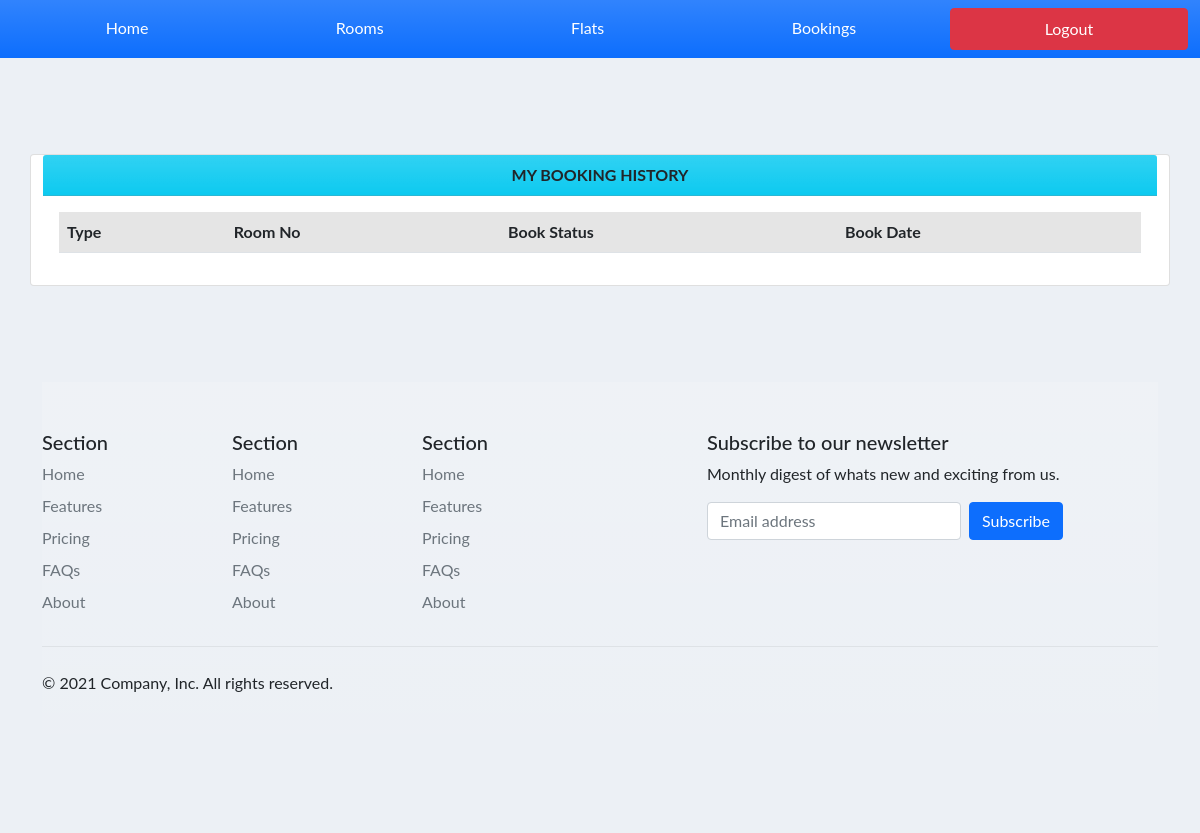
The app's page /view_bookings.php (signed in), older data.
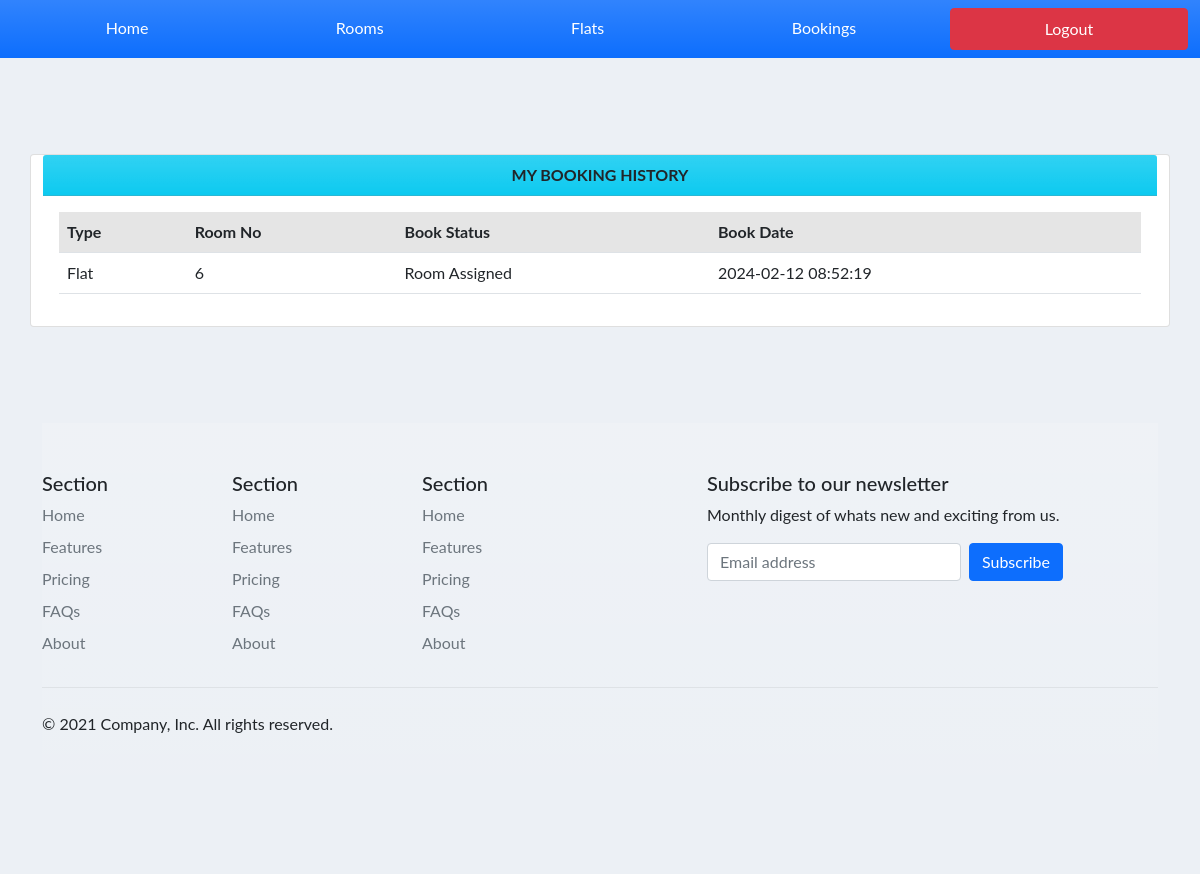
The same page, newer data.
### tables this page shows
CREATE TABLE `bookings` (
  `bookingId` int(11) NOT NULL,
  `roomId` int(11) NOT NULL DEFAULT 0,
  `custId` int(11) NOT NULL,
  `booking_date` timestamp NOT NULL DEFAULT current_timestamp() ON UPDATE current_timestamp(),
  `booking_status` varchar(255) NOT NULL DEFAULT 'Pending',
  `room_no` varchar(255) NOT NULL DEFAULT 'Not Assigned',
  `room_type` varchar(100) NOT NULL DEFAULT 'Room'
);

### view_bookings.php (the view, shortened to what this page needs)
<?php
include 'db.php';
$id = $_SESSION['custId'];
$query = "SELECT * FROM bookings  where custId='$id'";
$result = mysqli_query($conn, $query);
include 'header.php';
?>
<div class="container">
    <div class="row mt-5 py-5">
        <div class="card">
            <div class="card-header bg-info bg-gradient">
                <b>
                    <center>
                        MY BOOKING HISTORY
                    </center>
                </b>
            </div>
            <div class="card-body">
                <table class="table">
                    <tr class="table-active bg-gradient">
                        <th>Type</th>
                        <th>Room No</th>
                        <th>Book Status</th>
                        <th>Book Date</th>
                    </tr>
                    <?php
                    while ($row = mysqli_fetch_array($result)) {
                    ?>
                        <tr>
                            <td><?php echo $row['room_type'] ?></td>
                            <td><?php echo $row['room_no'] ?></td>
                            <td><?php echo $row['booking_status'] ?></td>
                            <td><?php echo $row['booking_date'] ?></td>
                        </tr>
                    <?php } ?>
                </table>
            </div>
        </div>
    </div>
</div>
<div class="mt-4 py-4">
    <?php
    include 'footer.php';
    ?>

Row changes from the older to the newer data that the page shows:
added bookings: room_type "Flat", room_no "6", booking_status "Room Assigned", booking_date "2024-02-12 08:52:19"
